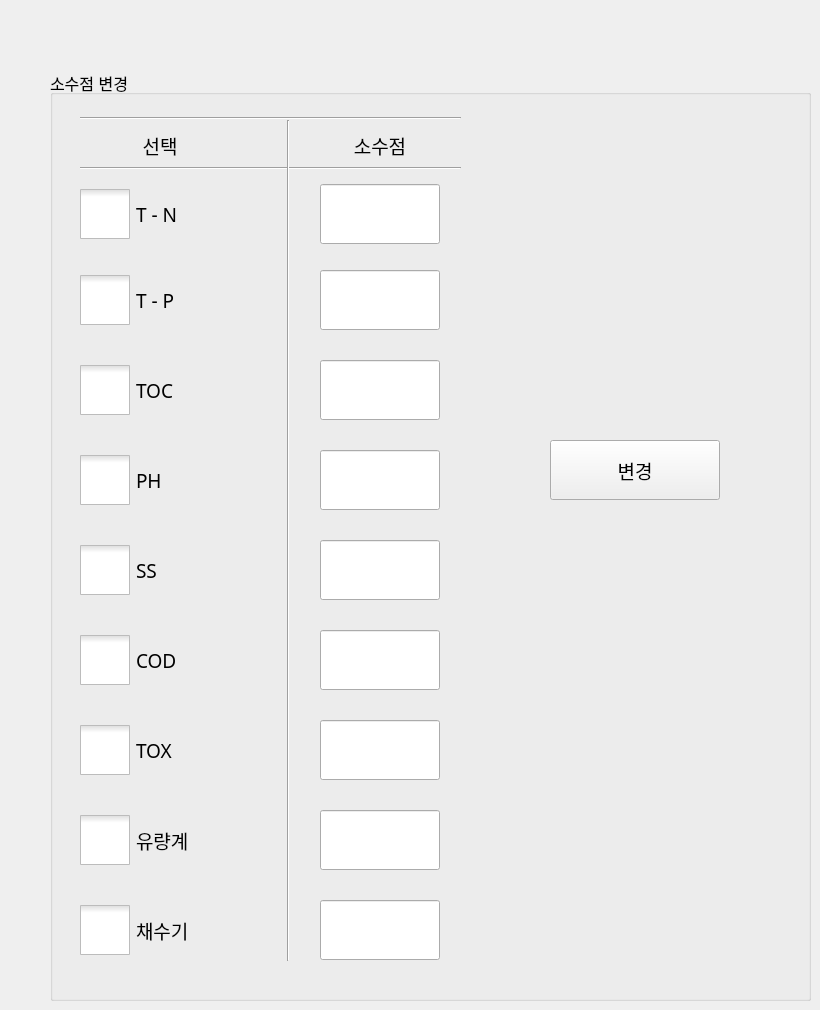
   <widget class="QWidget" name="decimalpoint">
    <widget class="QGroupBox" name="groupBox_7">
     <property name="geometry">
      <rect>
       <x>50</x>
       <y>70</y>
       <width>761</width>
       <height>931</height>
      </rect>
     </property>
     <property name="font">
      <font>
       <pointsize>12</pointsize>
      </font>
     </property>
     <property name="title">
      <string>소수점 변경</string>
     </property>
     <widget class="QPushButton" name="digitChange">
      <property name="geometry">
       <rect>
        <x>500</x>
        <y>370</y>
        <width>170</width>
        <height>60</height>
       </rect>
      </property>
      <property name="font">
       <font>
        <family>나눔고딕코딩</family>
        <pointsize>14</pointsize>
       </font>
      </property>
      <property name="text">
       <string>변경</string>
      </property>
     </widget>
     <widget class="QCheckBox" name="chkTn_2">
      <property name="geometry">
       <rect>
        <x>30</x>
        <y>114</y>
        <width>170</width>
        <height>60</height>
       </rect>
      </property>
      <property name="font">
       <font>
        <family>나눔고딕코딩</family>
        <pointsize>14</pointsize>
       </font>
      </property>
      <property name="styleSheet">
       <string notr="true">QCheckBox::indicator {
     width: 50px;
     height: 50px;
}</string>
      </property>
      <property name="text">
       <string>T - N</string>
      </property>
      <property name="checkable">
       <bool>true</bool>
      </property>
     </widget>
     <widget class="QCheckBox" name="chkToc_2">
      <property name="geometry">
       <rect>
        <x>30</x>
        <y>290</y>
        <width>170</width>
        <height>60</height>
       </rect>
      </property>
      <property name="font">
       <font>
        <family>나눔고딕코딩</family>
        <pointsize>14</pointsize>
       </font>
      </property>
      <property name="styleSheet">
       <string notr="true">QCheckBox::indicator {
     width: 50px;
     height: 50px;
}</string>
      </property>
      <property name="text">
       <string>TOC</string>
      </property>
      <property name="checkable">
       <bool>true</bool>
      </property>
     </widget>
     <widget class="QCheckBox" name="chkPh_2">
      <property name="geometry">
       <rect>
        <x>30</x>
        <y>380</y>
        <width>170</width>
        <height>60</height>
       </rect>
      </property>
      <property name="font">
       <font>
        <family>나눔고딕코딩</family>
        <pointsize>14</pointsize>
       </font>
      </property>
      <property name="styleSheet">
       <string notr="true">QCheckBox::indicator {
     width: 50px;
     height: 50px;
}</string>
      </property>
      <property name="text">
       <string>PH</string>
      </property>
      <property name="checkable">
       <bool>true</bool>
      </property>
     </widget>
     <widget class="QCheckBox" name="chkTp_2">
      <property name="geometry">
       <rect>
        <x>30</x>
        <y>200</y>
        <width>170</width>
        <height>60</height>
       </rect>
      </property>
      <property name="font">
       <font>
        <family>나눔고딕코딩</family>
        <pointsize>14</pointsize>
       </font>
      </property>
      <property name="styleSheet">
       <string notr="true">QCheckBox::indicator {
     width: 50px;
     height: 50px;
}</string>
      </property>
      <property name="text">
       <string>T - P</string>
      </property>
      <property name="checkable">
       <bool>true</bool>
      </property>
     </widget>
     <widget class="QCheckBox" name="chkSampler_2">
      <property name="geometry">
       <rect>
        <x>30</x>
        <y>830</y>
        <width>170</width>
        <height>60</height>
       </rect>
      </property>
      <property name="font">
       <font>
        <family>나눔고딕코딩</family>
        <pointsize>14</pointsize>
       </font>
      </property>
      <property name="styleSheet">
       <string notr="true">QCheckBox::indicator {
     width: 50px;
     height: 50px;
}</string>
      </property>
      <property name="text">
       <string>채수기</string>
      </property>
      <property name="checkable">
       <bool>true</bool>
      </property>
     </widget>
     <widget class="QCheckBox" name="chkSs_2">
      <property name="geometry">
       <rect>
        <x>30</x>
        <y>470</y>
        <width>170</width>
        <height>60</height>
       </rect>
      </property>
      <property name="font">
       <font>
        <family>나눔고딕코딩</family>
        <pointsize>14</pointsize>
       </font>
      </property>
      <property name="styleSheet">
       <string notr="true">QCheckBox::indicator {
     width: 50px;
     height: 50px;
}</string>
      </property>
      <property name="text">
       <string>SS</string>
      </property>
      <property name="checkable">
       <bool>true</bool>
      </property>
     </widget>
     <widget class="QCheckBox" name="chkFlow_2">
      <property name="geometry">
       <rect>
        <x>30</x>
        <y>740</y>
        <width>170</width>
        <height>60</height>
       </rect>
      </property>
      <property name="font">
       <font>
        <family>나눔고딕코딩</family>
        <pointsize>14</pointsize>
       </font>
      </property>
      <property name="styleSheet">
       <string notr="true">QCheckBox::indicator {
     width: 50px;
     height: 50px;
}</string>
      </property>
      <property name="text">
       <string>유량계</string>
      </property>
      <property name="checkable">
       <bool>true</bool>
      </property>
     </widget>
     <widget class="NumEdit" name="editTn">
      <property name="geometry">
       <rect>
        <x>270</x>
        <y>114</y>
        <width>120</width>
        <height>60</height>
       </rect>
      </property>
      <property name="font">
       <font>
        <family>나눔고딕코딩</family>
        <pointsize>14</pointsize>
       </font>
      </property>
      <property name="alignment">
       <set>Qt::AlignCenter</set>
      </property>
     </widget>
     <widget class="NumEdit" name="editTp">
      <property name="geometry">
       <rect>
        <x>270</x>
        <y>200</y>
        <width>120</width>
        <height>60</height>
       </rect>
      </property>
      <property name="font">
       <font>
        <family>나눔고딕코딩</family>
        <pointsize>14</pointsize>
       </font>
      </property>
      <property name="alignment">
       <set>Qt::AlignCenter</set>
      </property>
     </widget>
     <widget class="NumEdit" name="editToc">
      <property name="geometry">
       <rect>
        <x>270</x>
        <y>290</y>
        <width>120</width>
        <height>60</height>
       </rect>
      </property>
      <property name="font">
       <font>
        <family>나눔고딕코딩</family>
        <pointsize>14</pointsize>
       </font>
      </property>
      <property name="alignment">
       <set>Qt::AlignCenter</set>
      </property>
     </widget>
     <widget class="NumEdit" name="editPh">
      <property name="geometry">
       <rect>
        <x>270</x>
        <y>380</y>
        <width>120</width>
        <height>60</height>
       </rect>
      </property>
      <property name="font">
       <font>
        <family>나눔고딕코딩</family>
        <pointsize>14</pointsize>
       </font>
      </property>
      <property name="alignment">
       <set>Qt::AlignCenter</set>
      </property>
     </widget>
     <widget class="NumEdit" name="editSs">
      <property name="geometry">
       <rect>
        <x>270</x>
        <y>470</y>
        <width>120</width>
        <height>60</height>
       </rect>
      </property>
      <property name="font">
       <font>
        <family>나눔고딕코딩</family>
        <pointsize>14</pointsize>
       </font>
      </property>
      <property name="alignment">
       <set>Qt::AlignCenter</set>
      </property>
     </widget>
     <widget class="NumEdit" name="editFlow">
      <property name="geometry">
       <rect>
        <x>270</x>
        <y>740</y>
        <width>120</width>
        <height>60</height>
       </rect>
      </property>
      <property name="font">
       <font>
        <family>나눔고딕코딩</family>
        <pointsize>14</pointsize>
       </font>
      </property>
      <property name="alignment">
       <set>Qt::AlignCenter</set>
      </property>
     </widget>
     <widget class="NumEdit" name="editSampler">
      <property name="geometry">
       <rect>
        <x>270</x>
        <y>830</y>
        <width>120</width>
        <height>60</height>
       </rect>
      </property>
      <property name="font">
       <font>
        <family>나눔고딕코딩</family>
        <pointsize>14</pointsize>
       </font>
      </property>
      <property name="alignment">
       <set>Qt::AlignCenter</set>
      </property>
     </widget>
     <widget class="QLabel" name="label1_3">
      <property name="geometry">
       <rect>
        <x>50</x>
        <y>60</y>
        <width>120</width>
        <height>30</height>
       </rect>
      </property>
      <property name="font">
       <font>
        <family>나눔고딕코딩</family>
        <pointsize>14</pointsize>
       </font>
      </property>
      <property name="text">
       <string>선택</string>
      </property>
      <property name="alignment">
       <set>Qt::AlignCenter</set>
      </property>
     </widget>
     <widget class="QLabel" name="label1_5">
      <property name="geometry">
       <rect>
        <x>290</x>
        <y>60</y>
        <width>80</width>
        <height>30</height>
       </rect>
      </property>
      <property name="font">
       <font>
        <family>나눔고딕코딩</family>
        <pointsize>14</pointsize>
       </font>
      </property>
      <property name="text">
       <string>소수점</string>
      </property>
      <property name="alignment">
       <set>Qt::AlignCenter</set>
      </property>
     </widget>
     <widget class="Line" name="line_4">
      <property name="geometry">
       <rect>
        <x>30</x>
        <y>90</y>
        <width>381</width>
        <height>16</height>
       </rect>
      </property>
      <property name="orientation">
       <enum>Qt::Horizontal</enum>
      </property>
     </widget>
     <widget class="Line" name="line_6">
      <property name="geometry">
       <rect>
        <x>230</x>
        <y>50</y>
        <width>16</width>
        <height>841</height>
       </rect>
      </property>
      <property name="orientation">
       <enum>Qt::Vertical</enum>
      </property>
     </widget>
     <widget class="Line" name="line_8">
      <property name="geometry">
       <rect>
        <x>30</x>
        <y>40</y>
        <width>381</width>
        <height>16</height>
       </rect>
      </property>
      <property name="orientation">
       <enum>Qt::Horizontal</enum>
      </property>
     </widget>
     <widget class="NumEdit" name="editCod">
      <property name="geometry">
       <rect>
        <x>270</x>
        <y>560</y>
        <width>120</width>
        <height>60</height>
       </rect>
      </property>
      <property name="font">
       <font>
        <family>나눔고딕코딩</family>
        <pointsize>14</pointsize>
       </font>
      </property>
      <property name="alignment">
       <set>Qt::AlignCenter</set>
      </property>
     </widget>
     <widget class="QCheckBox" name="chkCod_2">
      <property name="geometry">
       <rect>
        <x>30</x>
        <y>560</y>
        <width>170</width>
        <height>60</height>
       </rect>
      </property>
      <property name="font">
       <font>
        <family>나눔고딕코딩</family>
        <pointsize>14</pointsize>
       </font>
      </property>
      <property name="styleSheet">
       <string notr="true">QCheckBox::indicator {
     width: 50px;
     height: 50px;
}</string>
      </property>
      <property name="text">
       <string>COD</string>
      </property>
      <property name="checkable">
       <bool>true</bool>
      </property>
     </widget>
     <widget class="NumEdit" name="editTox">
      <property name="geometry">
       <rect>
        <x>270</x>
        <y>650</y>
        <width>120</width>
        <height>60</height>
       </rect>
      </property>
      <property name="font">
       <font>
        <family>나눔고딕코딩</family>
        <pointsize>14</pointsize>
       </font>
      </property>
      <property name="alignment">
       <set>Qt::AlignCenter</set>
      </property>
     </widget>
     <widget class="QCheckBox" name="chkTox_2">
      <property name="geometry">
       <rect>
        <x>30</x>
        <y>650</y>
        <width>170</width>
        <height>60</height>
       </rect>
      </property>
      <property name="font">
       <font>
        <family>나눔고딕코딩</family>
        <pointsize>14</pointsize>
       </font>
      </property>
      <property name="styleSheet">
       <string notr="true">QCheckBox::indicator {
     width: 50px;
     height: 50px;
}</string>
      </property>
      <property name="text">
       <string>TOX</string>
      </property>
      <property name="checkable">
       <bool>true</bool>
      </property>
     </widget>
    </widget>
   </widget>
